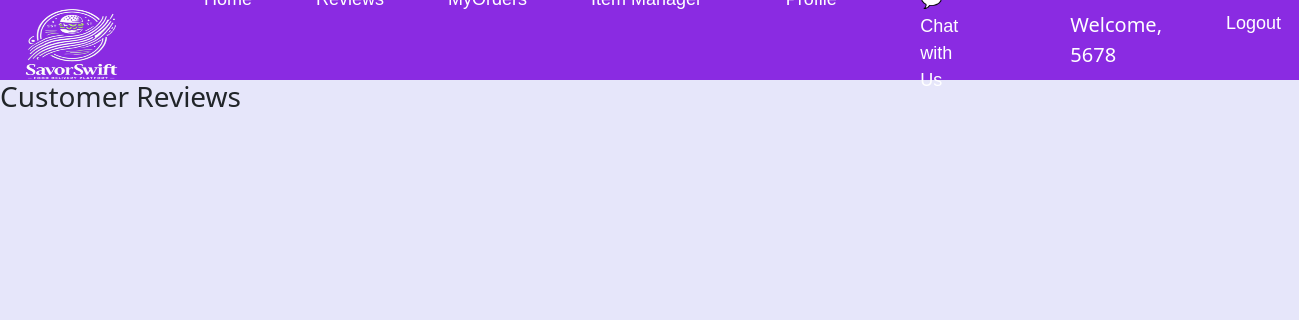
The page /restaurantapp/item-reviews/ (signed in) on the database as committed earlier.
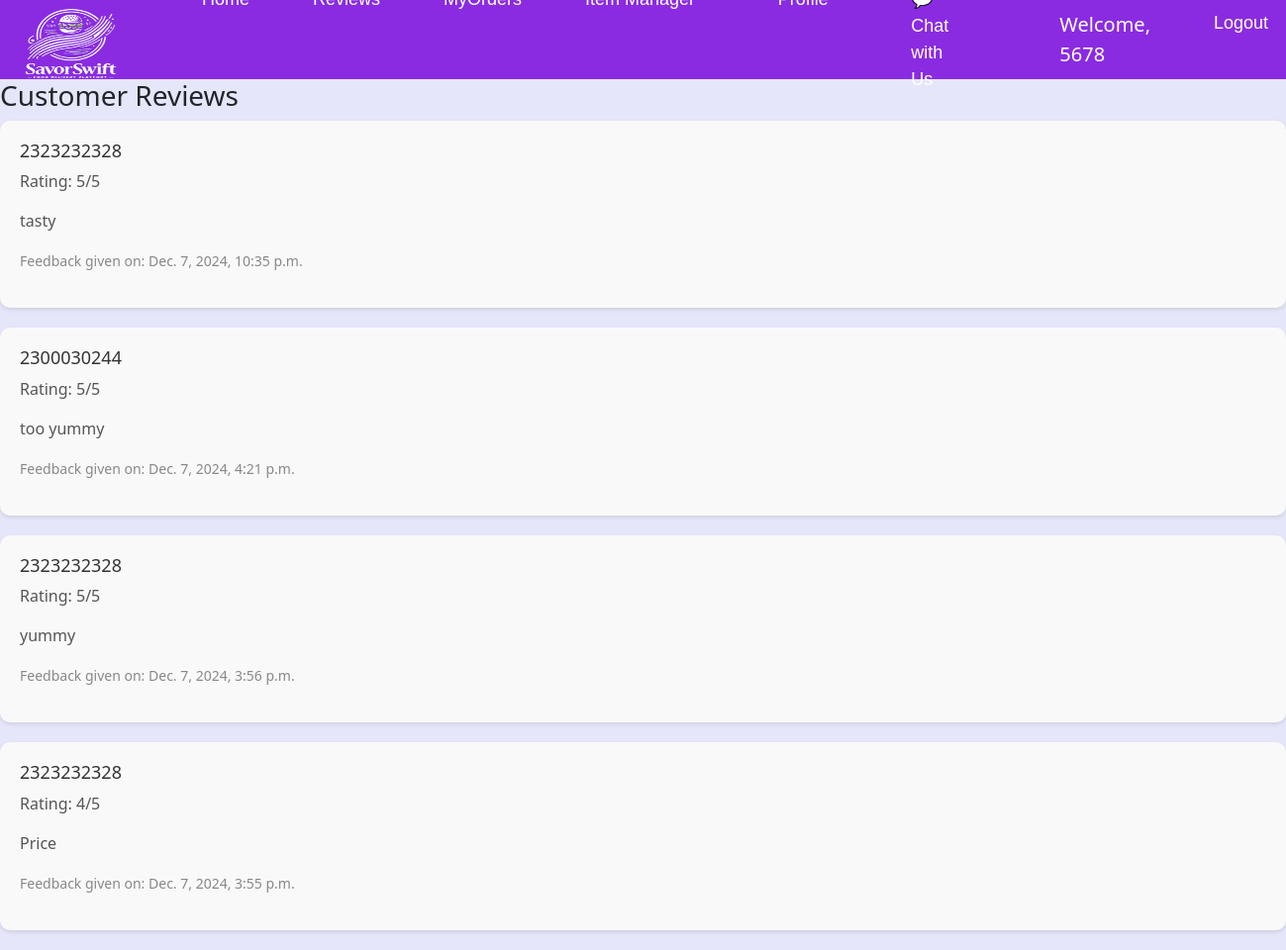
The same page on the database as committed later.
### customerapp/models.py (models this page shows, shortened)
class Feedback(models.Model):
    user = models.ForeignKey(User, on_delete=models.CASCADE)  # The customer providing feedback
    item = models.ForeignKey(Item, on_delete=models.CASCADE)  # The item being reviewed
    comments = models.TextField()  # Customer's feedback comments
    rating = models.PositiveIntegerField()  # Rating out of 5
    feedback_date = models.DateTimeField(default=timezone.now)  # Timestamp of the feedback

### restaurantapp/views.py (the view)
# urls.py: path('item-reviews/', views.display_item_reviews, name='item_reviews'),
@login_required
def display_item_reviews(request):
    restaurant_user = request.user
    feedbacks = Feedback.objects.filter(item__restaurant_user=restaurant_user).order_by('-feedback_date')
    return render(request, 'restaurantapp/item_reviews.html', {'feedbacks': feedbacks})

### templates/restaurantapp/item_reviews.html (shortened to what this page needs)
{% extends 'navBar/restaurantnavbar.html' %}
{% block body %}
<body>
<h3>Customer Reviews</h3>
{% for feedback in feedbacks %}
    <div class="feedback-card">
        <h4>{{ feedback.user.username }}</h4>
        <p>Rating: {{ feedback.rating }}/5</p>
        <p>{{ feedback.comments }}</p>
        <p><small>Feedback given on: {{ feedback.feedback_date }}</small></p>
    </div>
{% endfor %}
{% endblock %}

Rows that differ between the two databases and show on the page:
added Feedback: user.username "2323232328", rating "5", comments "tasty", feedback_date "Dec. 7, 2024, 10:35 p.m."
added Feedback: user.username "2300030244", rating "5", comments "too yummy", feedback_date "Dec. 7, 2024, 4:21 p.m."
added Feedback: user.username "2323232328", rating "5", comments "yummy", feedback_date "Dec. 7, 2024, 3:56 p.m."
added Feedback: user.username "2323232328", rating "4", comments "Price", feedback_date "Dec. 7, 2024, 3:55 p.m."
